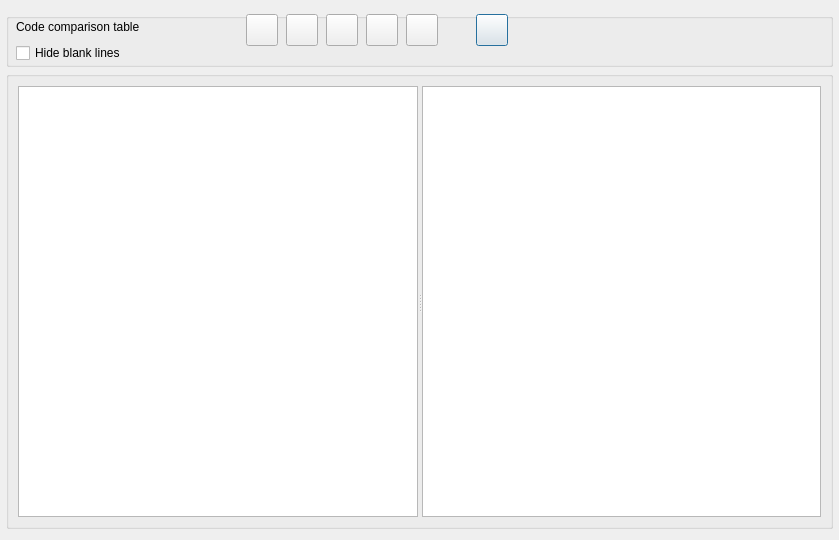
<?xml version="1.0" encoding="UTF-8"?>
<ui version="4.0">
 <class>Dialog_Comparisons</class>
 <widget class="QDialog" name="Dialog_Comparisons">
  <property name="windowModality">
   <enum>Qt::NonModal</enum>
  </property>
  <property name="geometry">
   <rect>
    <x>0</x>
    <y>0</y>
    <width>839</width>
    <height>540</height>
   </rect>
  </property>
  <property name="windowTitle">
   <string>Code Co-occurence</string>
  </property>
  <layout class="QVBoxLayout" name="verticalLayout">
   <property name="leftMargin">
    <number>6</number>
   </property>
   <property name="rightMargin">
    <number>6</number>
   </property>
   <item>
    <widget class="QGroupBox" name="groupBox">
     <property name="minimumSize">
      <size>
       <width>0</width>
       <height>54</height>
      </size>
     </property>
     <property name="maximumSize">
      <size>
       <width>16777215</width>
       <height>50</height>
      </size>
     </property>
     <property name="title">
      <string/>
     </property>
     <widget class="QLabel" name="label_selections">
      <property name="geometry">
       <rect>
        <x>10</x>
        <y>3</y>
        <width>201</width>
        <height>22</height>
       </rect>
      </property>
      <property name="minimumSize">
       <size>
        <width>0</width>
        <height>22</height>
       </size>
      </property>
      <property name="maximumSize">
       <size>
        <width>16777213</width>
        <height>22</height>
       </size>
      </property>
      <property name="toolTip">
       <string>&lt;html&gt;&lt;head/&gt;&lt;body&gt;&lt;p&gt;Show the overlapping codes.&lt;/p&gt;&lt;/body&gt;&lt;/html&gt;</string>
      </property>
      <property name="text">
       <string>Code comparison table</string>
      </property>
      <property name="wordWrap">
       <bool>true</bool>
      </property>
     </widget>
     <widget class="QPushButton" name="pushButton_export">
      <property name="geometry">
       <rect>
        <x>470</x>
        <y>1</y>
        <width>32</width>
        <height>32</height>
       </rect>
      </property>
      <property name="minimumSize">
       <size>
        <width>32</width>
        <height>32</height>
       </size>
      </property>
      <property name="maximumSize">
       <size>
        <width>32</width>
        <height>32</height>
       </size>
      </property>
      <property name="toolTip">
       <string>&lt;html&gt;&lt;head/&gt;&lt;body&gt;&lt;p&gt;Export to file&lt;/p&gt;&lt;/body&gt;&lt;/html&gt;</string>
      </property>
      <property name="text">
       <string/>
      </property>
     </widget>
     <widget class="QCheckBox" name="checkBox_hide_blanks">
      <property name="geometry">
       <rect>
        <x>10</x>
        <y>30</y>
        <width>151</width>
        <height>20</height>
       </rect>
      </property>
      <property name="text">
       <string>Hide blank lines</string>
      </property>
     </widget>
     <widget class="QPushButton" name="pushButton_select_files">
      <property name="geometry">
       <rect>
        <x>240</x>
        <y>1</y>
        <width>32</width>
        <height>32</height>
       </rect>
      </property>
      <property name="minimumSize">
       <size>
        <width>32</width>
        <height>32</height>
       </size>
      </property>
      <property name="maximumSize">
       <size>
        <width>32</width>
        <height>32</height>
       </size>
      </property>
      <property name="toolTip">
       <string>&lt;html&gt;&lt;head/&gt;&lt;body&gt;&lt;p&gt;Select files&lt;/p&gt;&lt;/body&gt;&lt;/html&gt;</string>
      </property>
      <property name="text">
       <string/>
      </property>
     </widget>
     <widget class="QPushButton" name="pushButton_select_categories">
      <property name="geometry">
       <rect>
        <x>400</x>
        <y>1</y>
        <width>32</width>
        <height>32</height>
       </rect>
      </property>
      <property name="minimumSize">
       <size>
        <width>32</width>
        <height>32</height>
       </size>
      </property>
      <property name="maximumSize">
       <size>
        <width>32</width>
        <height>32</height>
       </size>
      </property>
      <property name="toolTip">
       <string>&lt;html&gt;&lt;head/&gt;&lt;body&gt;&lt;p&gt;Select categories&lt;/p&gt;&lt;/body&gt;&lt;/html&gt;</string>
      </property>
      <property name="text">
       <string/>
      </property>
     </widget>
     <widget class="QPushButton" name="pushButton_select_codes">
      <property name="geometry">
       <rect>
        <x>320</x>
        <y>1</y>
        <width>32</width>
        <height>32</height>
       </rect>
      </property>
      <property name="minimumSize">
       <size>
        <width>32</width>
        <height>32</height>
       </size>
      </property>
      <property name="maximumSize">
       <size>
        <width>32</width>
        <height>32</height>
       </size>
      </property>
      <property name="toolTip">
       <string>&lt;html&gt;&lt;head/&gt;&lt;body&gt;&lt;p&gt;Select codes&lt;/p&gt;&lt;/body&gt;&lt;/html&gt;</string>
      </property>
      <property name="text">
       <string/>
      </property>
     </widget>
     <widget class="QPushButton" name="pushButton_select_attributes">
      <property name="geometry">
       <rect>
        <x>360</x>
        <y>1</y>
        <width>32</width>
        <height>32</height>
       </rect>
      </property>
      <property name="minimumSize">
       <size>
        <width>32</width>
        <height>32</height>
       </size>
      </property>
      <property name="maximumSize">
       <size>
        <width>32</width>
        <height>32</height>
       </size>
      </property>
      <property name="toolTip">
       <string>&lt;html&gt;&lt;head/&gt;&lt;body&gt;&lt;p&gt;Select attribute&lt;/p&gt;&lt;/body&gt;&lt;/html&gt;</string>
      </property>
      <property name="text">
       <string/>
      </property>
     </widget>
     <widget class="QPushButton" name="pushButton_select_cases">
      <property name="geometry">
       <rect>
        <x>280</x>
        <y>1</y>
        <width>32</width>
        <height>32</height>
       </rect>
      </property>
      <property name="minimumSize">
       <size>
        <width>32</width>
        <height>32</height>
       </size>
      </property>
      <property name="maximumSize">
       <size>
        <width>32</width>
        <height>32</height>
       </size>
      </property>
      <property name="toolTip">
       <string>&lt;html&gt;&lt;head/&gt;&lt;body&gt;&lt;p&gt;Select cases&lt;/p&gt;&lt;/body&gt;&lt;/html&gt;</string>
      </property>
      <property name="text">
       <string/>
      </property>
     </widget>
    </widget>
   </item>
   <item>
    <widget class="QGroupBox" name="groupBox_2">
     <property name="title">
      <string/>
     </property>
     <layout class="QGridLayout" name="gridLayout">
      <item row="0" column="0">
       <widget class="QSplitter" name="splitter">
        <property name="orientation">
         <enum>Qt::Horizontal</enum>
        </property>
        <widget class="QTableWidget" name="tableWidget"/>
        <widget class="QListWidget" name="listWidget">
         <property name="wordWrap">
          <bool>true</bool>
         </property>
        </widget>
       </widget>
      </item>
     </layout>
    </widget>
   </item>
  </layout>
 </widget>
 <tabstops>
  <tabstop>pushButton_export</tabstop>
 </tabstops>
 <resources/>
 <connections/>
</ui>
